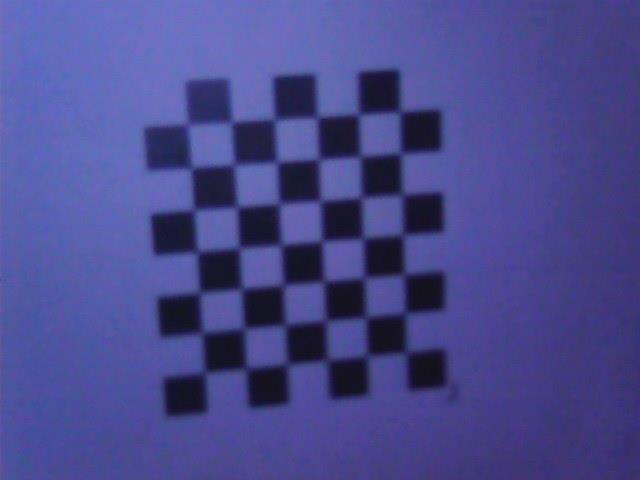
#> input picture Calibration/Hand-Eye/Images_1.5mm/1.jpg, 640 x 480 px
$ python inpainting.py --image ../../../Calibration/Hand-Eye/Images_1.5mm/1.jpg --mask ../../../Calibration/Hand-Eye/Images_1.5mm/2.jpg
#> lines starting #> are read from the running program, lines starting #| are printed output that depends on the picture
import numpy as np
import cv2
import argparse
import imutils

ap = argparse.ArgumentParser()
ap.add_argument("--image", required=True,
	help="path to the image file")
ap.add_argument("--mask", required=True,
	help="path to the mask image file")
args = vars(ap.parse_args())

filename=args["image"]
maskname=args["mask"]
img = cv2.imread(filename)
#> img is the input picture: shape (480, 640, 3); mean B, G, R 142, 73.5, 73.6
mask = cv2.imread(maskname,0)
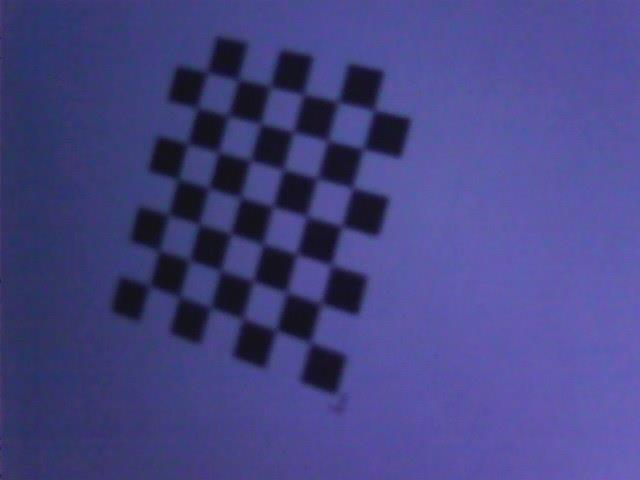
#> input picture Calibration/Hand-Eye/Images_1.5mm/2.jpg, 640 x 480 px
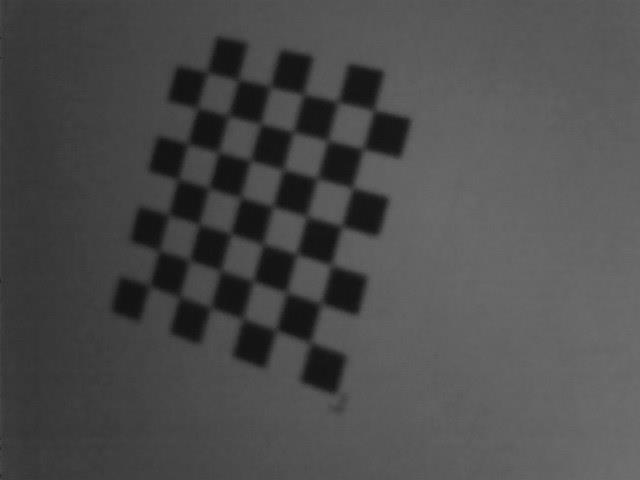
#> mask: shape (480, 640); min 14, max 111, mean 76

dst = cv2.inpaint(img,mask,24,cv2.INPAINT_TELEA)

cv2.imwrite(filename+"_result.jpg", dst)
